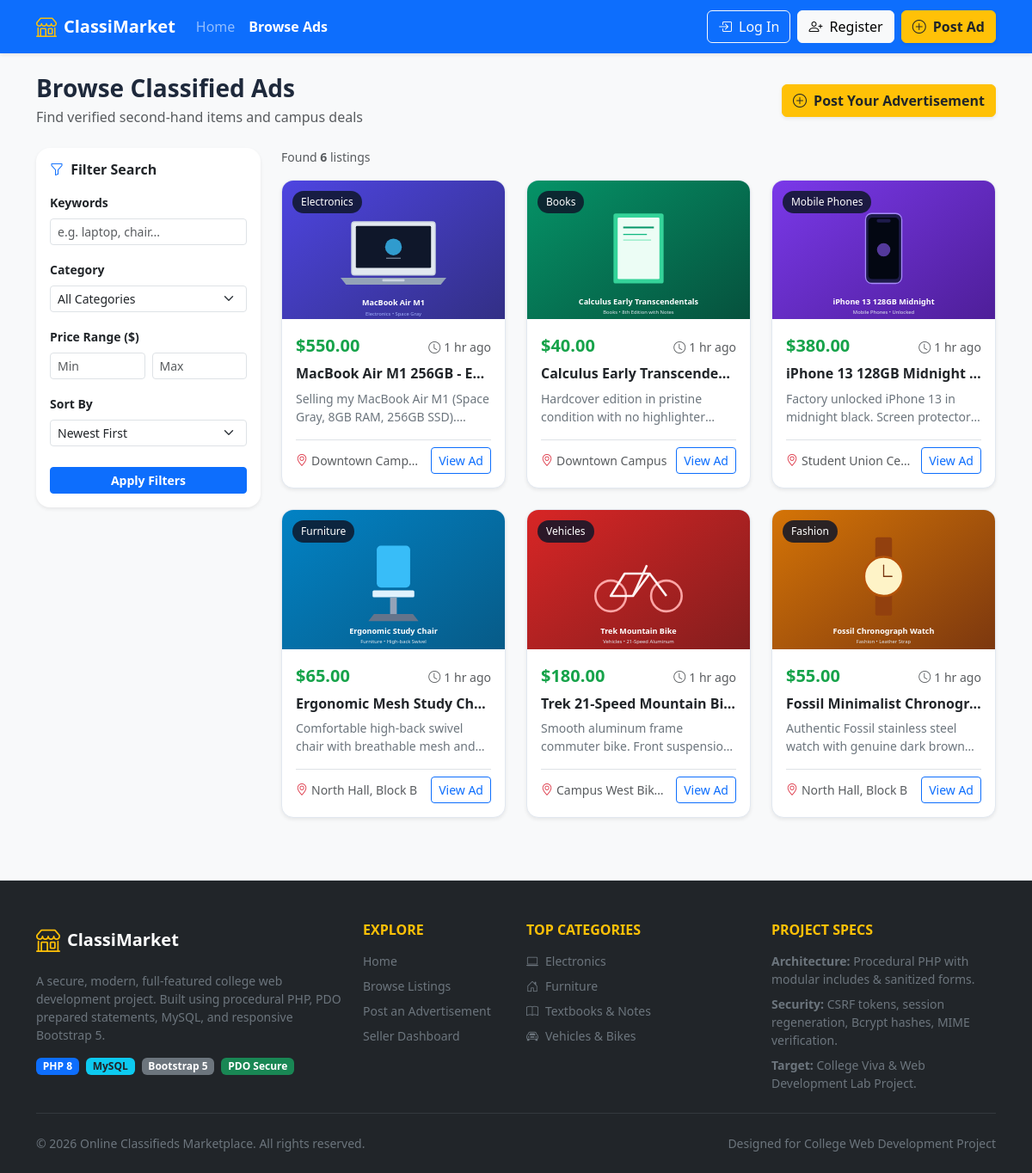
The page /listings/index.php on the database its author committed.
### tables this page shows
CREATE TABLE IF NOT EXISTS `listings` (
  `id` INT AUTO_INCREMENT PRIMARY KEY,
  `user_id` INT NOT NULL,
  `category_id` INT NOT NULL,
  `title` VARCHAR(150) NOT NULL,
  `description` TEXT NOT NULL,
  `price` DECIMAL(10, 2) NOT NULL,
  `location` VARCHAR(100) NOT NULL,
  `image_path` VARCHAR(255) DEFAULT NULL,
  `status` ENUM('active', 'sold', 'archived') DEFAULT 'active',
  `created_at` TIMESTAMP DEFAULT CURRENT_TIMESTAMP,
  `updated_at` TIMESTAMP DEFAULT CURRENT_TIMESTAMP ON UPDATE CURRENT_TIMESTAMP,
  INDEX `idx_category` (`category_id`),
  INDEX `idx_user` (`user_id`),
  INDEX `idx_status` (`status`),
  CONSTRAINT `fk_listings_user` FOREIGN KEY (`user_id`) REFERENCES `users` (`id`) ON DELETE CASCADE,
  CONSTRAINT `fk_listings_category` FOREIGN KEY (`category_id`) REFERENCES `categories` (`id`) ON DELETE RESTRICT
);

CREATE TABLE IF NOT EXISTS `categories` (
  `id` INT AUTO_INCREMENT PRIMARY KEY,
  `name` VARCHAR(50) NOT NULL UNIQUE,
  `slug` VARCHAR(50) NOT NULL UNIQUE,
  `icon` VARCHAR(50) DEFAULT 'bi-tag',
  `description` VARCHAR(255) DEFAULT NULL
);

### includes/functions.php (called while the page is built, shortened)
<?php
function e(?string $value): string {
    return htmlspecialchars($value ?? '', ENT_QUOTES, 'UTF-8');
}
function base_url(string $path = ''): string {
    $scriptName = str_replace('\\', '/', $_SERVER['SCRIPT_NAME'] ?? '');
    $base = '/online-classifieds';
    $path = ltrim($path, '/');
    return $path ? "$base/$path" : $base;
}
function listing_image_url(?string $filename): string {
    if (!empty($filename)) {
        $path = __DIR__ . '/../uploads/listings/' . $filename;
        if (file_exists($path)) {
            return base_url('uploads/listings/' . $filename);
        }
    }
    return base_url('uploads/listings/default-placeholder.svg');
}
function format_price($amount): string {
    return '$' . number_format((float)$amount, 2);
}
function time_ago(string $datetime): string {
    $timestamp = strtotime($datetime);
    $diff = time() - $timestamp;
    if ($diff < 86400) {
        $hours = (int)($diff / 3600);
        return $hours . ' hr' . ($hours > 1 ? 's' : '') . ' ago';
    }
    return date('M j, Y', $timestamp);
}

### listings/index.php (the view, shortened to what this page needs)
<?php
require_once __DIR__ . '/../includes/header.php';
$pdo = get_db_connection();
$searchQuery   = trim($_GET['q'] ?? '');
$categorySlug  = trim($_GET['category'] ?? '');
$minPrice      = isset($_GET['min_price']) && $_GET['min_price'] !== '' ? (float)$_GET['min_price'] : null;
$maxPrice      = isset($_GET['max_price']) && $_GET['max_price'] !== '' ? (float)$_GET['max_price'] : null;
$sortBy        = trim($_GET['sort'] ?? 'newest');
$listings = [];
$totalResults = 0;
if ($pdo) {
    try {
        $sql = '
            SELECT l.*, c.name AS category_name, c.slug AS category_slug, u.name AS seller_name
            FROM listings l
            JOIN categories c ON l.category_id = c.id
            JOIN users u ON l.user_id = u.id
            WHERE l.status = "active"
        ';
        $params = [];
        switch ($sortBy) {
            case 'newest':
            default:
                $sql .= ' ORDER BY l.created_at DESC';
                break;
        }
        $stmt = $pdo->prepare($sql);
        $stmt->execute($params);
        $listings = $stmt->fetchAll();
        $totalResults = count($listings);
    } catch (PDOException $e) {
        error_log('Browse listings error: ' . $e->getMessage());
    }
}
?>
<div class="container py-4">
  <div class="row align-items-center mb-4">
    <div class="col-md-7">
      <h1 class="h3 fw-bold mb-1">Browse Classified Ads</h1>
      <p class="text-muted mb-0">
        <?php if (!empty($searchQuery) || !empty($categorySlug)): ?>
          Showing results for filtered search
        <?php else: ?>
          Find verified second-hand items and campus deals
        <?php endif; ?>
      </p>
    </div>
    <div class="col-md-5 text-md-end mt-3 mt-md-0">
      <a href="<?= base_url('listings/create.php') ?>" class="btn btn-warning text-dark fw-bold shadow-sm">
        <i class="bi bi-plus-circle me-1"></i> Post Your Advertisement
      </a>
    </div>
  </div>
  <div class="row g-4">
    <div class="col-lg-3">
      <div class="card border-0 shadow-sm rounded-4 p-3 mb-4 bg-white">
        <div class="d-flex justify-content-between align-items-center mb-3">
          <h5 class="h6 fw-bold mb-0"><i class="bi bi-funnel me-1 text-primary"></i> Filter Search</h5>
        </div>
        <form action="<?= base_url('listings/') ?>" method="GET">
          <div class="mb-3">
            <label for="q" class="form-label small fw-semibold">Keywords</label>
            <input type="text" name="q" id="q" class="form-control form-control-sm" value="<?= e($searchQuery) ?>" placeholder="e.g. laptop, chair...">
          </div>
          <div class="mb-3">
            <label for="category" class="form-label small fw-semibold">Category</label>
            <select name="category" id="category" class="form-select form-select-sm">
              <option value="">All Categories</option>
            </select>
          </div>
          <div class="mb-3">
            <label class="form-label small fw-semibold">Price Range ($)</label>
            <div class="row g-2">
              <div class="col-6">
                <input type="number" step="0.01" name="min_price" class="form-control form-control-sm" placeholder="Min" value="<?= $minPrice !== null ? e((string)$minPrice) : '' ?>">
              </div>
              <div class="col-6">
                <input type="number" step="0.01" name="max_price" class="form-control form-control-sm" placeholder="Max" value="<?= $maxPrice !== null ? e((string)$maxPrice) : '' ?>">
              </div>
            </div>
          </div>
          <div class="mb-4">
            <label for="sort" class="form-label small fw-semibold">Sort By</label>
            <select name="sort" id="sort" class="form-select form-select-sm">
              <option value="newest" <?= $sortBy === 'newest' ? 'selected' : '' ?>>Newest First</option>
            </select>
          </div>
          <button type="submit" class="btn btn-primary btn-sm w-100 fw-bold">
            Apply Filters
          </button>
        </form>
      </div>
    </div>
    <div class="col-lg-9">
      <div class="d-flex justify-content-between align-items-center mb-3">
        <span class="text-muted small">Found <strong><?= (int)$totalResults ?></strong> listing<?= $totalResults === 1 ? '' : 's' ?></span>
      </div>
      <?php if (!empty($listings)): ?>
        <div class="row g-4">
          <?php foreach ($listings as $item): ?>
            <div class="col-md-6 col-lg-4">
              <div class="card listing-card h-100 shadow-sm">
                <div class="listing-img-wrapper">
                  <span class="listing-badge-category"><?= e($item['category_name']) ?></span>
                  <img src="<?= listing_image_url($item['image_path']) ?>" alt="<?= e($item['title']) ?>" loading="lazy">
                </div>
                <div class="card-body d-flex flex-column">
                  <div class="d-flex justify-content-between align-items-baseline mb-2">
                    <span class="listing-price-tag"><?= format_price($item['price']) ?></span>
                    <span class="text-muted small"><i class="bi bi-clock me-1"></i><?= time_ago($item['created_at']) ?></span>
                  </div>
                  <h5 class="card-title h6 fw-bold mb-2 text-truncate" title="<?= e($item['title']) ?>">
                    <a href="<?= base_url('listings/view.php?id=' . (int)$item['id']) ?>" class="text-dark text-decoration-none">
                      <?= e($item['title']) ?>
                    </a>
                  </h5>
                  <p class="text-secondary small mb-3 flex-grow-1" style="display: -webkit-box; -webkit-line-clamp: 2; -webkit-box-orient: vertical; overflow: hidden;">
                    <?= e($item['description']) ?>
                  </p>
                  <div class="d-flex justify-content-between align-items-center pt-2 border-top text-muted small">
                    <span class="text-truncate" style="max-width: 150px;">
                      <i class="bi bi-geo-alt text-danger me-1"></i><?= e($item['location']) ?>
                    </span>
                    <a href="<?= base_url('listings/view.php?id=' . (int)$item['id']) ?>" class="btn btn-sm btn-outline-primary fw-medium">
                      View Ad
                    </a>
                  </div>
                </div>
              </div>
            </div>
          <?php endforeach; ?>
        </div>
      <?php endif; ?>
    </div>
  </div>
</div>
<?php require_once __DIR__ . '/../includes/footer.php'; ?>

### assets/css/style.css (style rules this page uses)
:root { --primary-color: #2563eb; --primary-dark: #1d4ed8; --secondary-color: #475569; --accent-color: #f59e0b; --accent-hover: #d97706; --card-radius: 14px; }
body { font-family: system-ui, -apple-system, "Segoe UI", Roboto, "Helvetica Neue", Arial, sans-serif; color: #1e293b; background-color: #f8fafc; }
a { text-decoration: none; }
.listing-card { transition: all 0.25s ease; border-radius: var(--card-radius); border: 1px solid #e2e8f0; overflow: hidden; background: #ffffff; }
.listing-img-wrapper { position: relative; width: 100%; aspect-ratio: 16 / 10; background-color: #e2e8f0; overflow: hidden; }
.listing-img-wrapper img { width: 100%; height: 100%; object-fit: cover; transition: transform 0.35s ease; }
.listing-badge-category { position: absolute; top: 12px; left: 12px; background: rgba(15, 23, 42, 0.85); backdrop-filter: blur(4px); color: #ffffff; font-size: 0.75rem; padding: 4px 10px; border-radius: 20px; font-weight: 500; }
.listing-price-tag { color: #16a34a; font-size: 1.25rem; font-weight: 700; }

### rows shown on the page
listings: category.name "Electronics", image_path (picture), price "$550.00", created_at "1 hr ago", title "MacBook Air M1 256GB - E…", description "Selling my MacBook Air M1 (Space Gray, 8GB RAM, 256GB…", location "Downtown Camp…"
listings: category.name "Books", image_path (picture), price "$40.00", created_at "1 hr ago", title "Calculus Early Transcende…", description "Hardcover edition in pristine condition with no…", location "Downtown Campus"
listings: category.name "Mobile Phones", image_path (picture), price "$380.00", created_at "1 hr ago", title "iPhone 13 128GB Midnight…", description "Factory unlocked iPhone 13 in midnight black. Screen…", location "Student Union Ce…"
listings: category.name "Furniture", image_path (picture), price "$65.00", created_at "1 hr ago", title "Ergonomic Mesh Study Ch…", description "Comfortable high-back swivel chair with breathable mesh…", location "North Hall, Block B"
listings: category.name "Vehicles", image_path (picture), price "$180.00", created_at "1 hr ago", title "Trek 21-Speed Mountain Bi…", description "Smooth aluminum frame commuter bike. Front…", location "Campus West Bik…"
listings: category.name "Fashion", image_path (picture), price "$55.00", created_at "1 hr ago", title "Fossil Minimalist Chronogr…", description "Authentic Fossil stainless steel watch with genuine dark…", location "North Hall, Block B"

### other values the page prints
$totalResults "6"
